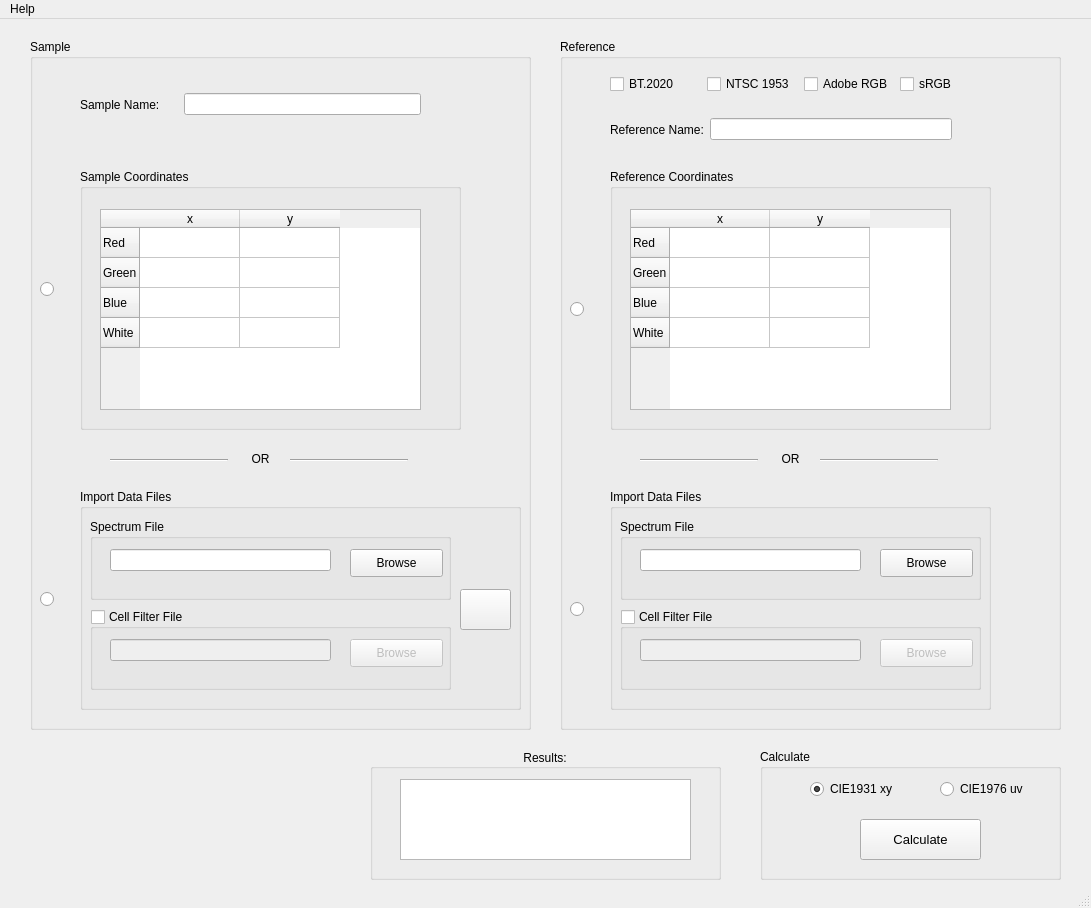
<?xml version="1.0" encoding="UTF-8"?>
<ui version="4.0">
 <class>MainWindow</class>
 <widget class="QMainWindow" name="MainWindow">
  <property name="geometry">
   <rect>
    <x>0</x>
    <y>0</y>
    <width>1091</width>
    <height>908</height>
   </rect>
  </property>
  <property name="windowTitle">
   <string>Gamut Calculator</string>
  </property>
  <property name="windowIcon">
   <iconset>
    <normaloff>icon.jpg</normaloff>icon.jpg</iconset>
  </property>
  <widget class="QWidget" name="centralwidget">
   <widget class="QGroupBox" name="groupBox_3">
    <property name="geometry">
     <rect>
      <x>30</x>
      <y>20</y>
      <width>501</width>
      <height>691</height>
     </rect>
    </property>
    <property name="title">
     <string>Sample</string>
    </property>
    <widget class="QGroupBox" name="groupBox">
     <property name="enabled">
      <bool>true</bool>
     </property>
     <property name="geometry">
      <rect>
       <x>50</x>
       <y>130</y>
       <width>381</width>
       <height>261</height>
      </rect>
     </property>
     <property name="title">
      <string>Sample Coordinates</string>
     </property>
     <property name="checkable">
      <bool>false</bool>
     </property>
     <widget class="QTableWidget" name="tW_sample">
      <property name="enabled">
       <bool>true</bool>
      </property>
      <property name="geometry">
       <rect>
        <x>20</x>
        <y>40</y>
        <width>321</width>
        <height>201</height>
       </rect>
      </property>
      <property name="acceptDrops">
       <bool>false</bool>
      </property>
      <property name="inputMethodHints">
       <set>Qt::ImhNone</set>
      </property>
      <property name="dragEnabled">
       <bool>false</bool>
      </property>
      <row>
       <property name="text">
        <string>Red</string>
       </property>
      </row>
      <row>
       <property name="text">
        <string>Green</string>
       </property>
      </row>
      <row>
       <property name="text">
        <string>Blue</string>
       </property>
      </row>
      <row>
       <property name="text">
        <string>White</string>
       </property>
      </row>
      <column>
       <property name="text">
        <string>x</string>
       </property>
      </column>
      <column>
       <property name="text">
        <string>y</string>
       </property>
      </column>
      <item row="0" column="0">
       <property name="text">
        <string/>
       </property>
      </item>
      <item row="0" column="1">
       <property name="text">
        <string/>
       </property>
      </item>
      <item row="1" column="0">
       <property name="text">
        <string/>
       </property>
      </item>
      <item row="1" column="1">
       <property name="text">
        <string/>
       </property>
      </item>
      <item row="2" column="0">
       <property name="text">
        <string/>
       </property>
      </item>
      <item row="2" column="1">
       <property name="text">
        <string/>
       </property>
      </item>
      <item row="3" column="0">
       <property name="text">
        <string/>
       </property>
      </item>
      <item row="3" column="1">
       <property name="text">
        <string/>
       </property>
      </item>
     </widget>
    </widget>
    <widget class="QWidget" name="horizontalLayoutWidget">
     <property name="geometry">
      <rect>
       <x>50</x>
       <y>30</y>
       <width>381</width>
       <height>71</height>
      </rect>
     </property>
     <layout class="QHBoxLayout" name="horizontalLayout">
      <property name="spacing">
       <number>24</number>
      </property>
      <property name="rightMargin">
       <number>40</number>
      </property>
      <item>
       <widget class="QLabel" name="label_sample_name">
        <property name="font">
         <font>
          <pointsize>9</pointsize>
         </font>
        </property>
        <property name="text">
         <string>Sample Name:</string>
        </property>
       </widget>
      </item>
      <item>
       <widget class="QLineEdit" name="le_sample_name">
        <property name="font">
         <font>
          <pointsize>9</pointsize>
         </font>
        </property>
       </widget>
      </item>
     </layout>
    </widget>
    <widget class="QRadioButton" name="rB_table_s">
     <property name="geometry">
      <rect>
       <x>10</x>
       <y>240</y>
       <width>21</width>
       <height>20</height>
      </rect>
     </property>
     <property name="text">
      <string/>
     </property>
    </widget>
    <widget class="QRadioButton" name="rB_file_s">
     <property name="geometry">
      <rect>
       <x>10</x>
       <y>550</y>
       <width>21</width>
       <height>20</height>
      </rect>
     </property>
     <property name="text">
      <string/>
     </property>
    </widget>
    <widget class="QGroupBox" name="groupBox_import_sample">
     <property name="geometry">
      <rect>
       <x>50</x>
       <y>450</y>
       <width>441</width>
       <height>221</height>
      </rect>
     </property>
     <property name="title">
      <string>Import Data Files</string>
     </property>
     <widget class="QGroupBox" name="groupBox_7">
      <property name="geometry">
       <rect>
        <x>10</x>
        <y>30</y>
        <width>361</width>
        <height>81</height>
       </rect>
      </property>
      <property name="title">
       <string>Spectrum File</string>
      </property>
      <widget class="QPushButton" name="pb_browse_sample">
       <property name="geometry">
        <rect>
         <x>260</x>
         <y>30</y>
         <width>93</width>
         <height>28</height>
        </rect>
       </property>
       <property name="text">
        <string>Browse</string>
       </property>
      </widget>
      <widget class="QLineEdit" name="le_browse_sample">
       <property name="geometry">
        <rect>
         <x>20</x>
         <y>30</y>
         <width>221</width>
         <height>22</height>
        </rect>
       </property>
      </widget>
     </widget>
     <widget class="QGroupBox" name="groupBox_sample_filter">
      <property name="geometry">
       <rect>
        <x>10</x>
        <y>120</y>
        <width>361</width>
        <height>81</height>
       </rect>
      </property>
      <property name="title">
       <string>Cell Filter File</string>
      </property>
      <property name="checkable">
       <bool>true</bool>
      </property>
      <property name="checked">
       <bool>false</bool>
      </property>
      <widget class="QPushButton" name="pb_browse_sample_filter">
       <property name="geometry">
        <rect>
         <x>260</x>
         <y>30</y>
         <width>93</width>
         <height>28</height>
        </rect>
       </property>
       <property name="text">
        <string>Browse</string>
       </property>
      </widget>
      <widget class="QLineEdit" name="le_browse_sample_filter">
       <property name="geometry">
        <rect>
         <x>20</x>
         <y>30</y>
         <width>221</width>
         <height>22</height>
        </rect>
       </property>
      </widget>
     </widget>
     <widget class="QPushButton" name="pB_spectrum">
      <property name="enabled">
       <bool>true</bool>
      </property>
      <property name="geometry">
       <rect>
        <x>380</x>
        <y>100</y>
        <width>51</width>
        <height>41</height>
       </rect>
      </property>
      <property name="text">
       <string/>
      </property>
      <property name="icon">
       <iconset>
        <normaloff>spectrum_icon_2.png</normaloff>spectrum_icon_2.png</iconset>
      </property>
      <property name="iconSize">
       <size>
        <width>30</width>
        <height>30</height>
       </size>
      </property>
      <property name="checkable">
       <bool>true</bool>
      </property>
      <property name="checked">
       <bool>false</bool>
      </property>
     </widget>
    </widget>
    <widget class="QLabel" name="label">
     <property name="geometry">
      <rect>
       <x>0</x>
       <y>410</y>
       <width>461</width>
       <height>20</height>
      </rect>
     </property>
     <property name="text">
      <string>OR</string>
     </property>
     <property name="alignment">
      <set>Qt::AlignCenter</set>
     </property>
    </widget>
    <widget class="Line" name="line">
     <property name="geometry">
      <rect>
       <x>80</x>
       <y>420</y>
       <width>118</width>
       <height>3</height>
      </rect>
     </property>
     <property name="orientation">
      <enum>Qt::Horizontal</enum>
     </property>
    </widget>
    <widget class="Line" name="line_2">
     <property name="geometry">
      <rect>
       <x>260</x>
       <y>420</y>
       <width>118</width>
       <height>3</height>
      </rect>
     </property>
     <property name="orientation">
      <enum>Qt::Horizontal</enum>
     </property>
    </widget>
   </widget>
   <widget class="QGroupBox" name="groupBox_4">
    <property name="geometry">
     <rect>
      <x>560</x>
      <y>20</y>
      <width>501</width>
      <height>691</height>
     </rect>
    </property>
    <property name="title">
     <string>Reference</string>
    </property>
    <widget class="QGroupBox" name="groupBox_2">
     <property name="geometry">
      <rect>
       <x>50</x>
       <y>130</y>
       <width>381</width>
       <height>261</height>
      </rect>
     </property>
     <property name="title">
      <string>Reference Coordinates</string>
     </property>
     <widget class="QTableWidget" name="tW_reference">
      <property name="geometry">
       <rect>
        <x>20</x>
        <y>40</y>
        <width>321</width>
        <height>201</height>
       </rect>
      </property>
      <property name="acceptDrops">
       <bool>false</bool>
      </property>
      <property name="inputMethodHints">
       <set>Qt::ImhNone</set>
      </property>
      <property name="dragEnabled">
       <bool>false</bool>
      </property>
      <row>
       <property name="text">
        <string>Red</string>
       </property>
      </row>
      <row>
       <property name="text">
        <string>Green</string>
       </property>
      </row>
      <row>
       <property name="text">
        <string>Blue</string>
       </property>
      </row>
      <row>
       <property name="text">
        <string>White</string>
       </property>
      </row>
      <column>
       <property name="text">
        <string>x</string>
       </property>
      </column>
      <column>
       <property name="text">
        <string>y</string>
       </property>
      </column>
      <item row="0" column="0">
       <property name="text">
        <string/>
       </property>
      </item>
      <item row="0" column="1">
       <property name="text">
        <string/>
       </property>
      </item>
      <item row="1" column="0">
       <property name="text">
        <string/>
       </property>
      </item>
      <item row="1" column="1">
       <property name="text">
        <string/>
       </property>
      </item>
      <item row="2" column="0">
       <property name="text">
        <string/>
       </property>
      </item>
      <item row="2" column="1">
       <property name="text">
        <string/>
       </property>
      </item>
      <item row="3" column="0">
       <property name="text">
        <string/>
       </property>
      </item>
      <item row="3" column="1">
       <property name="text">
        <string/>
       </property>
      </item>
     </widget>
    </widget>
    <widget class="QRadioButton" name="rB_table_r">
     <property name="geometry">
      <rect>
       <x>10</x>
       <y>260</y>
       <width>21</width>
       <height>20</height>
      </rect>
     </property>
     <property name="text">
      <string/>
     </property>
    </widget>
    <widget class="QRadioButton" name="rB_file_r">
     <property name="geometry">
      <rect>
       <x>10</x>
       <y>560</y>
       <width>21</width>
       <height>20</height>
      </rect>
     </property>
     <property name="text">
      <string/>
     </property>
    </widget>
    <widget class="Line" name="line_4">
     <property name="geometry">
      <rect>
       <x>80</x>
       <y>420</y>
       <width>118</width>
       <height>3</height>
      </rect>
     </property>
     <property name="orientation">
      <enum>Qt::Horizontal</enum>
     </property>
    </widget>
    <widget class="QLabel" name="label_2">
     <property name="geometry">
      <rect>
       <x>0</x>
       <y>410</y>
       <width>461</width>
       <height>20</height>
      </rect>
     </property>
     <property name="text">
      <string>OR</string>
     </property>
     <property name="alignment">
      <set>Qt::AlignCenter</set>
     </property>
    </widget>
    <widget class="Line" name="line_3">
     <property name="geometry">
      <rect>
       <x>260</x>
       <y>420</y>
       <width>118</width>
       <height>3</height>
      </rect>
     </property>
     <property name="orientation">
      <enum>Qt::Horizontal</enum>
     </property>
    </widget>
    <widget class="QGroupBox" name="groupBox_import_reference">
     <property name="geometry">
      <rect>
       <x>50</x>
       <y>450</y>
       <width>381</width>
       <height>221</height>
      </rect>
     </property>
     <property name="title">
      <string>Import Data Files</string>
     </property>
     <widget class="QGroupBox" name="groupBox_10">
      <property name="geometry">
       <rect>
        <x>10</x>
        <y>30</y>
        <width>361</width>
        <height>81</height>
       </rect>
      </property>
      <property name="title">
       <string>Spectrum File</string>
      </property>
      <widget class="QPushButton" name="pb_browse_reference">
       <property name="geometry">
        <rect>
         <x>260</x>
         <y>30</y>
         <width>93</width>
         <height>28</height>
        </rect>
       </property>
       <property name="text">
        <string>Browse</string>
       </property>
      </widget>
      <widget class="QLineEdit" name="le_browse_reference">
       <property name="geometry">
        <rect>
         <x>20</x>
         <y>30</y>
         <width>221</width>
         <height>22</height>
        </rect>
       </property>
      </widget>
     </widget>
     <widget class="QGroupBox" name="groupBox_reference_filter">
      <property name="geometry">
       <rect>
        <x>10</x>
        <y>120</y>
        <width>361</width>
        <height>81</height>
       </rect>
      </property>
      <property name="title">
       <string>Cell Filter File</string>
      </property>
      <property name="checkable">
       <bool>true</bool>
      </property>
      <property name="checked">
       <bool>false</bool>
      </property>
      <widget class="QPushButton" name="pb_browse_reference_filter">
       <property name="geometry">
        <rect>
         <x>260</x>
         <y>30</y>
         <width>93</width>
         <height>28</height>
        </rect>
       </property>
       <property name="text">
        <string>Browse</string>
       </property>
      </widget>
      <widget class="QLineEdit" name="le_browse_reference_filter">
       <property name="geometry">
        <rect>
         <x>20</x>
         <y>30</y>
         <width>221</width>
         <height>22</height>
        </rect>
       </property>
      </widget>
     </widget>
    </widget>
    <widget class="QWidget" name="horizontalLayoutWidget_3">
     <property name="geometry">
      <rect>
       <x>50</x>
       <y>30</y>
       <width>381</width>
       <height>31</height>
      </rect>
     </property>
     <layout class="QHBoxLayout" name="horizontalLayout_3">
      <item>
       <widget class="QCheckBox" name="cb_bt2020">
        <property name="text">
         <string>BT.2020</string>
        </property>
       </widget>
      </item>
      <item>
       <widget class="QCheckBox" name="cb_ntcs1953">
        <property name="text">
         <string>NTSC 1953</string>
        </property>
       </widget>
      </item>
      <item>
       <widget class="QCheckBox" name="cb_adobe">
        <property name="text">
         <string>Adobe RGB</string>
        </property>
       </widget>
      </item>
      <item>
       <widget class="QCheckBox" name="cb_srgb">
        <property name="text">
         <string>sRGB</string>
        </property>
       </widget>
      </item>
     </layout>
    </widget>
    <widget class="QWidget" name="horizontalLayoutWidget_4">
     <property name="geometry">
      <rect>
       <x>50</x>
       <y>60</y>
       <width>381</width>
       <height>61</height>
      </rect>
     </property>
     <layout class="QHBoxLayout" name="horizontalLayout_4">
      <property name="rightMargin">
       <number>39</number>
      </property>
      <item>
       <widget class="QLabel" name="label_reference_name">
        <property name="font">
         <font>
          <pointsize>9</pointsize>
         </font>
        </property>
        <property name="text">
         <string>Reference Name:</string>
        </property>
       </widget>
      </item>
      <item>
       <widget class="QLineEdit" name="le_reference_name">
        <property name="font">
         <font>
          <pointsize>9</pointsize>
         </font>
        </property>
       </widget>
      </item>
     </layout>
    </widget>
   </widget>
   <widget class="QGroupBox" name="groupBox_12">
    <property name="geometry">
     <rect>
      <x>370</x>
      <y>730</y>
      <width>351</width>
      <height>131</height>
     </rect>
    </property>
    <property name="font">
     <font>
      <pointsize>9</pointsize>
     </font>
    </property>
    <property name="title">
     <string>Results:</string>
    </property>
    <property name="alignment">
     <set>Qt::AlignCenter</set>
    </property>
    <widget class="QTextBrowser" name="textBrowser">
     <property name="geometry">
      <rect>
       <x>30</x>
       <y>30</y>
       <width>291</width>
       <height>81</height>
      </rect>
     </property>
     <property name="font">
      <font>
       <pointsize>9</pointsize>
      </font>
     </property>
    </widget>
   </widget>
   <widget class="QGroupBox" name="groupBox_6">
    <property name="geometry">
     <rect>
      <x>760</x>
      <y>730</y>
      <width>301</width>
      <height>131</height>
     </rect>
    </property>
    <property name="title">
     <string>Calculate</string>
    </property>
    <widget class="QRadioButton" name="rb_1976">
     <property name="geometry">
      <rect>
       <x>180</x>
       <y>30</y>
       <width>95</width>
       <height>20</height>
      </rect>
     </property>
     <property name="text">
      <string>CIE1976 uv</string>
     </property>
    </widget>
    <widget class="QRadioButton" name="rb_1931">
     <property name="geometry">
      <rect>
       <x>50</x>
       <y>30</y>
       <width>95</width>
       <height>20</height>
      </rect>
     </property>
     <property name="text">
      <string>CIE1931 xy</string>
     </property>
     <property name="checked">
      <bool>true</bool>
     </property>
    </widget>
    <widget class="QPushButton" name="pB_calculate">
     <property name="geometry">
      <rect>
       <x>100</x>
       <y>70</y>
       <width>121</width>
       <height>41</height>
      </rect>
     </property>
     <property name="font">
      <font>
       <pointsize>10</pointsize>
      </font>
     </property>
     <property name="text">
      <string>Calculate</string>
     </property>
    </widget>
   </widget>
  </widget>
  <widget class="QMenuBar" name="menubar">
   <property name="geometry">
    <rect>
     <x>0</x>
     <y>0</y>
     <width>1091</width>
     <height>26</height>
    </rect>
   </property>
   <widget class="QMenu" name="menuHelp">
    <property name="title">
     <string>Help</string>
    </property>
    <addaction name="actionAbout"/>
   </widget>
   <addaction name="menuHelp"/>
  </widget>
  <widget class="QStatusBar" name="statusbar"/>
  <action name="actionAbout">
   <property name="text">
    <string>About</string>
   </property>
  </action>
 </widget>
 <resources/>
 <connections/>
</ui>
